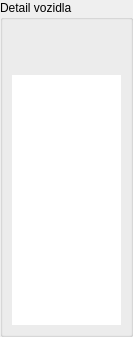
<?xml version="1.0" encoding="UTF-8"?>
<ui version="4.0">
 <class>BusDetail</class>
 <widget class="QWidget" name="BusDetail">
  <property name="geometry">
   <rect>
    <x>0</x>
    <y>0</y>
    <width>133</width>
    <height>337</height>
   </rect>
  </property>
  <property name="windowTitle">
   <string>Form</string>
  </property>
  <layout class="QVBoxLayout" name="verticalLayout">
   <property name="leftMargin">
    <number>0</number>
   </property>
   <property name="topMargin">
    <number>0</number>
   </property>
   <property name="rightMargin">
    <number>0</number>
   </property>
   <property name="bottomMargin">
    <number>0</number>
   </property>
   <item>
    <widget class="QGroupBox" name="groupBox">
     <property name="title">
      <string>Detail vozidla</string>
     </property>
     <layout class="QVBoxLayout" name="verticalLayout_2">
      <item>
       <widget class="QLabel" name="line">
        <property name="enabled">
         <bool>true</bool>
        </property>
        <property name="font">
         <font>
          <pointsize>16</pointsize>
          <weight>75</weight>
          <bold>true</bold>
         </font>
        </property>
        <property name="text">
         <string/>
        </property>
        <property name="alignment">
         <set>Qt::AlignBottom|Qt::AlignLeading|Qt::AlignLeft</set>
        </property>
       </widget>
      </item>
      <item>
       <widget class="QLabel" name="endStop">
        <property name="enabled">
         <bool>true</bool>
        </property>
        <property name="font">
         <font>
          <pointsize>7</pointsize>
         </font>
        </property>
        <property name="text">
         <string/>
        </property>
        <property name="alignment">
         <set>Qt::AlignLeading|Qt::AlignLeft|Qt::AlignTop</set>
        </property>
       </widget>
      </item>
      <item>
       <widget class="QGraphicsView" name="route">
        <property name="frameShape">
         <enum>QFrame::NoFrame</enum>
        </property>
        <property name="frameShadow">
         <enum>QFrame::Plain</enum>
        </property>
        <property name="lineWidth">
         <number>0</number>
        </property>
        <property name="horizontalScrollBarPolicy">
         <enum>Qt::ScrollBarAlwaysOff</enum>
        </property>
        <property name="sizeAdjustPolicy">
         <enum>QAbstractScrollArea::AdjustIgnored</enum>
        </property>
        <property name="alignment">
         <set>Qt::AlignLeading|Qt::AlignLeft|Qt::AlignTop</set>
        </property>
       </widget>
      </item>
     </layout>
    </widget>
   </item>
  </layout>
 </widget>
 <resources/>
 <connections/>
</ui>
